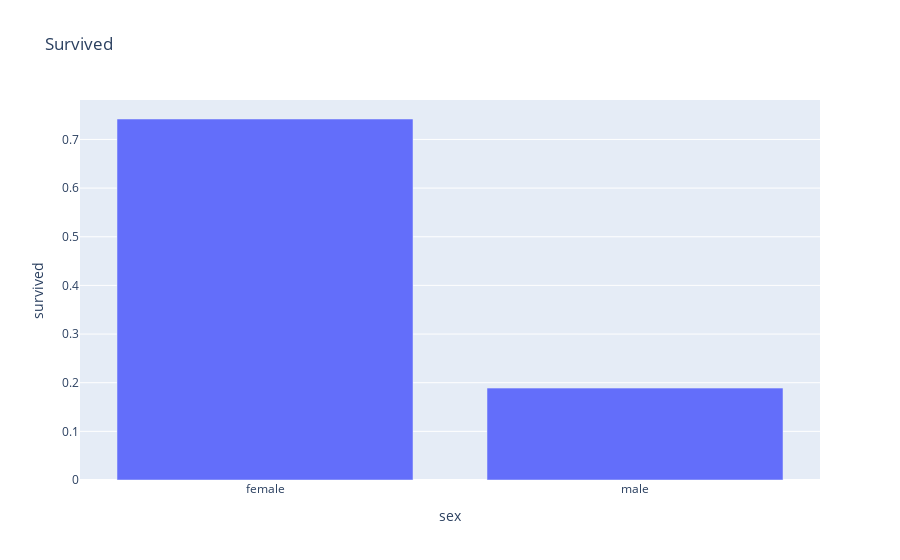

The code cell stored with this chart in its notebook:
### Markdown cell above
##Plotly Express Bar Chart

### Code cell
import plotly.express as px
fig = px.bar(titanic.groupby('sex')['survived'].mean().reset_index(),
             x='sex', y='survived', title='Survived')
fig.show()

### Figure 1 — Plotly figure (JSON) as saved in the notebook; plotly's stock layout.template omitted (floating-point values rounded to 4 significant figures)
{"data": [{"hovertemplate": "sex=%{x}<br>survived=%{y}<extra></extra>", "legendgroup": "", "marker": {"color": "#636efa", "pattern": {"shape": ""}}, "name": "", "orientation": "v", "showlegend": false, "textposition": "auto", "x": ["female", "male"], "xaxis": "x", "y": [0.742, 0.1889], "yaxis": "y", "type": "bar"}], "layout": {"xaxis": {"anchor": "y", "domain": [0, 1], "title": {"text": "sex"}}, "yaxis": {"anchor": "x", "domain": [0, 1], "title": {"text": "survived"}}, "legend": {"tracegroupgap": 0}, "title": {"text": "Survived"}, "barmode": "relative"}}
